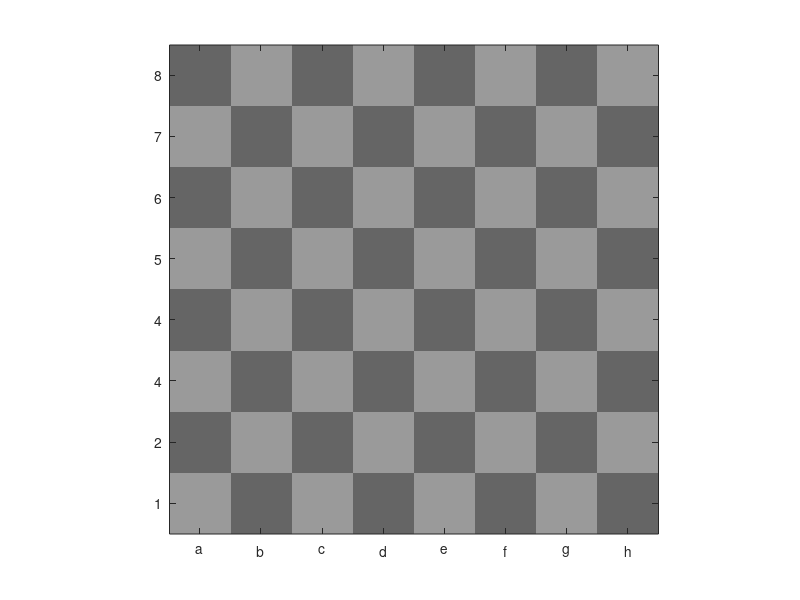

Write the MATLAB code that produced this figure.
%this function labels the chess board image, rows-1-8 and columns a-h  
function LabelingChessBoardImage_2

%creates a 100x100 matrix filled with light grey colour, 0.93 for
%intensity
lightGrey =0.60*ones(100, 100);

%creates a 100x100 matrix filled with dark grey colour
darkGrey = 0.40*ones(100, 100);

%repmat is used for repeating alternate colours 8 times
chessBoardImage = repmat([darkGrey lightGrey;lightGrey, darkGrey], 4,4);

% Defining the rows and columns for Chessboard
rowLabels = {'a', 'b', 'c', 'd', 'e', 'f', 'g', 'h'};
colLabels = {'8', '7', '6', '5', '4', '4', '2', '1'};

% Display the chessboard with row and column label
fig = figure("WindowState","maximized");
imshow(chessBoardImage)
axis on
set(gca,'XTick', 50:100:750)
set(gca,'YTick', 50:100:750)
set(gca,'XTickLabel', rowLabels)
set(gca,'YTickLabel',colLabels)

end

